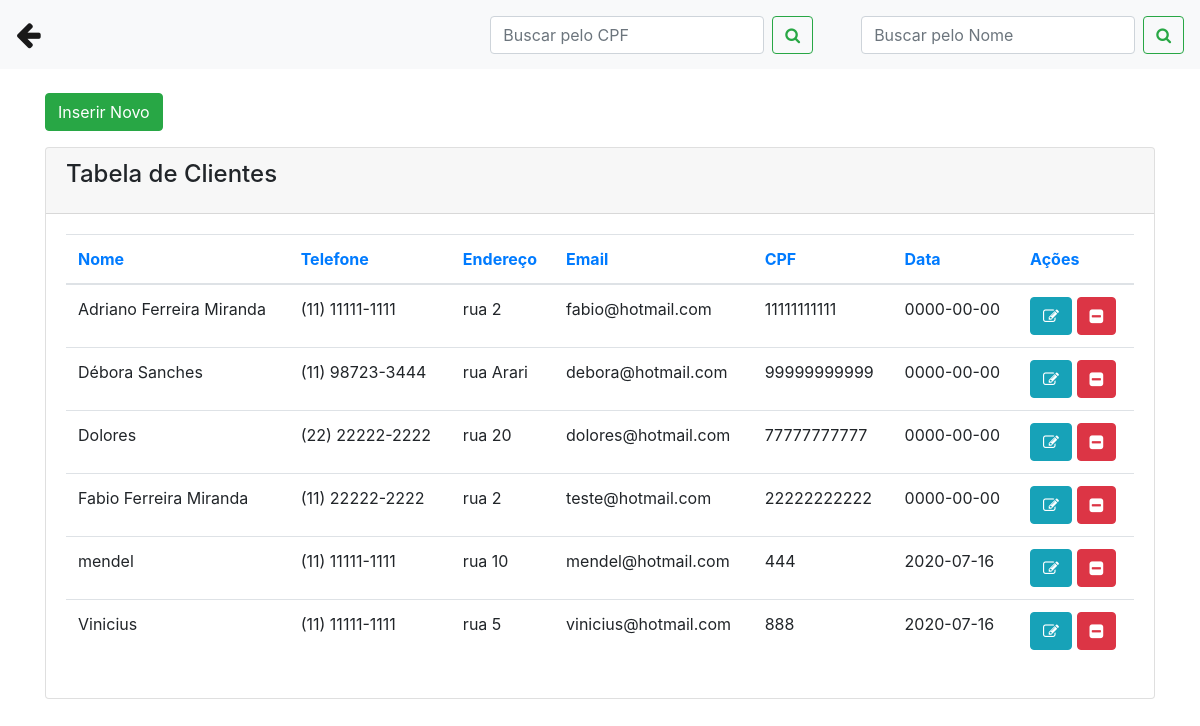
The app's page /clientes.php, older data.
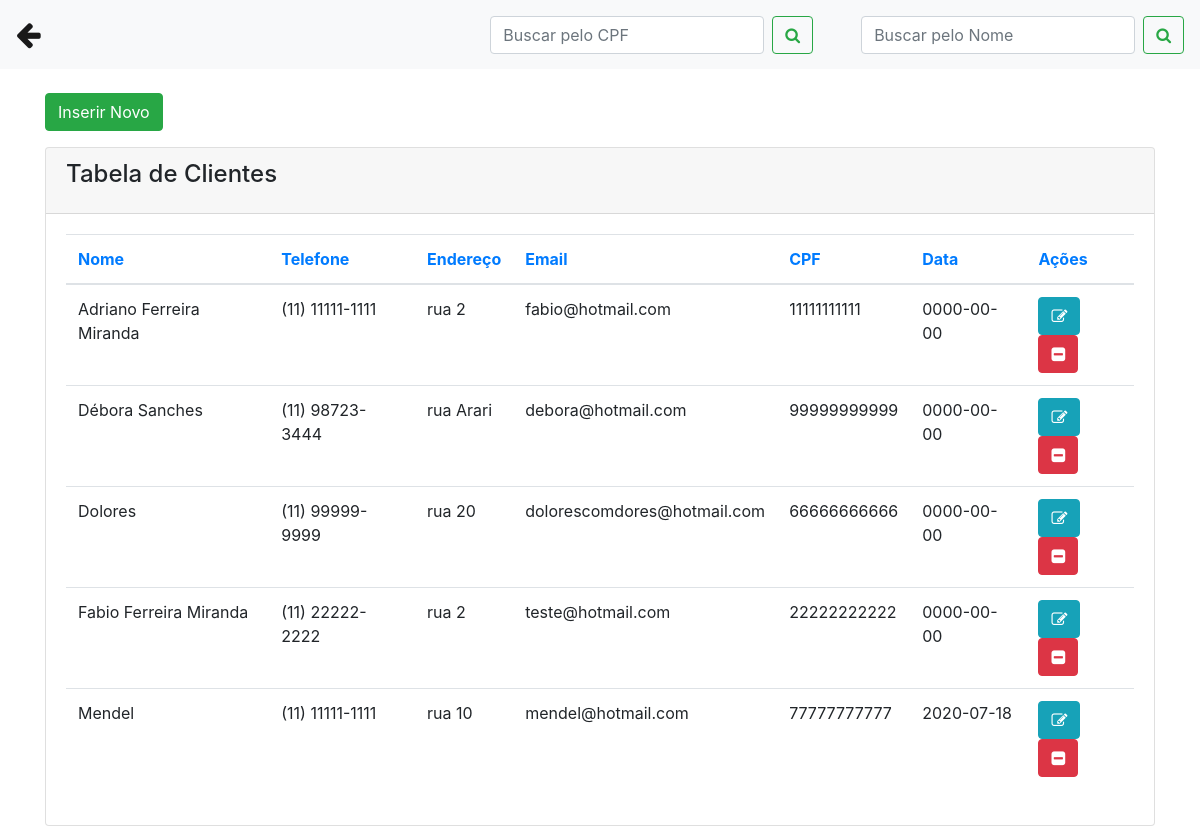
The same page, newer data.
### tables this page shows
CREATE TABLE `clientes` (
  `id` int(11) NOT NULL,
  `nome` varchar(50) NOT NULL,
  `telefone` varchar(50) NOT NULL,
  `endereco` varchar(50) NOT NULL,
  `email` varchar(50) NOT NULL,
  `cpf` varchar(50) NOT NULL,
  `data` date NOT NULL
);

### clientes.php (the view, shortened to what the changed rows need)
<?php
include('conexao.php');
?>
<!DOCTYPE html>
<html>
<head>
 <link rel="stylesheet" href="https://stackpath.bootstrapcdn.com/bootstrap/4.1.3/css/bootstrap.min.css">
<link rel="stylesheet" href="https://cdnjs.cloudflare.com/ajax/libs/font-awesome/4.7.0/css/font-awesome.min.css">
</head>
<body>
<div class="container">
      <br>
          <div class="content">
            <div class="row">
              <div class="col-md-12">
                <div class="card">
                  <div class="card-body">
                    <div class="table-responsive">
                    <?php
                            if(isset($_GET['buttonPesquisar']) and $_GET['txtpesquisar']!= ''){
                              $nome = $_GET['txtpesquisar'].'%';
                              $query = "SELECT * from clientes where nome LIKE '$nome' order by nome asc";
                            }else if(isset($_GET['buttonPesquisarCPF']) and $_GET['txtpesquisar']!= ''){
                              $nome = $_GET['txtpesquisarcpf'];
                              $query = "SELECT * from clientes where cpf = '$nome' order by nome asc";
                            }else{
                              $query = " SELECT * from clientes  order by nome asc";
                            }
                            $result = mysqli_query($conexao,$query);
                            $row = mysqli_num_rows($result);
                            if($row == ""){
                              echo "<h3>Não existe dados cadastrados!</h3>";
                            }else{
                      ?>
                      <table class="table">
                        <thead class=" text-primary">
                          <th>
                            Nome
                          </th>
                          <th>
                            Telefone
                          </th>
                          <th>
                            Endereço
                          </th>
                           <th>
                            Email
                          </th>
                            <th>
                            CPF
                          </th>
                            <th>
                            Data
                          </th>
                          <th>
                            Ações
                          </th>
                        </thead>
                        <tbody>
                            <?php
                              while($res_1 = mysqli_fetch_array($result)){
                                $nome = $res_1["nome"];
                                $telefone = $res_1["telefone"];
                                $endereco = $res_1["endereco"];
                                $email = $res_1["email"];
                                $cpf = $res_1["cpf"];
                                $data = $res_1["data"];
                                $id =  $res_1["id"];
                            ?>
                            <tr>
                                <td><?php echo $nome;?></td>
                                <td><?php echo $telefone;?></td>
                                <td><?php echo $endereco;?></td>
                                <td><?php echo $email;?></td>
                                <td><?php echo $cpf;?></td>
                                <td><?php echo $data;?></td>
                                <td>
                                  <a  class="btn btn-info" href="clientes.php?func=editar&id=<?php echo $id; ?>"><i class="fa fa-pencil-square-o"></i></a>
                                  <a  class="btn btn-danger" href="clientes.php?func=deletar&id=<?php echo $id; ?>"><i class="fa fa-minus-square"></i></a>
                                </td>
                            </tr>
                              <?php } ?>
                        </tbody>
                      </table>
                            <?php } ?>
                    </div>
                  </div>
                </div>
              </div>
</div>
</body>
</html>

Row changes from the older to the newer data that the page shows:
removed clientes: nome "mendel", telefone "(11) 11111-1111", endereco "rua 10", email "mendel@hotmail.com", cpf "444", data "2020-07-16"
removed clientes: nome "Vinicius", telefone "(11) 11111-1111", endereco "rua 5", email "vinicius@hotmail.com", cpf "888", data "2020-07-16"
changed clientes "Dolores": telefone "(22) 22222-2222" → "(11) 99999-9999"; email "dolores@hotmail.com" → "dolorescomdores@hotmail.com"; cpf "77777777777" → "66666666666"
added clientes: nome "Mendel", telefone "(11) 11111-1111", endereco "rua 10", email "mendel@hotmail.com", cpf "77777777777", data "2020-07-18"
